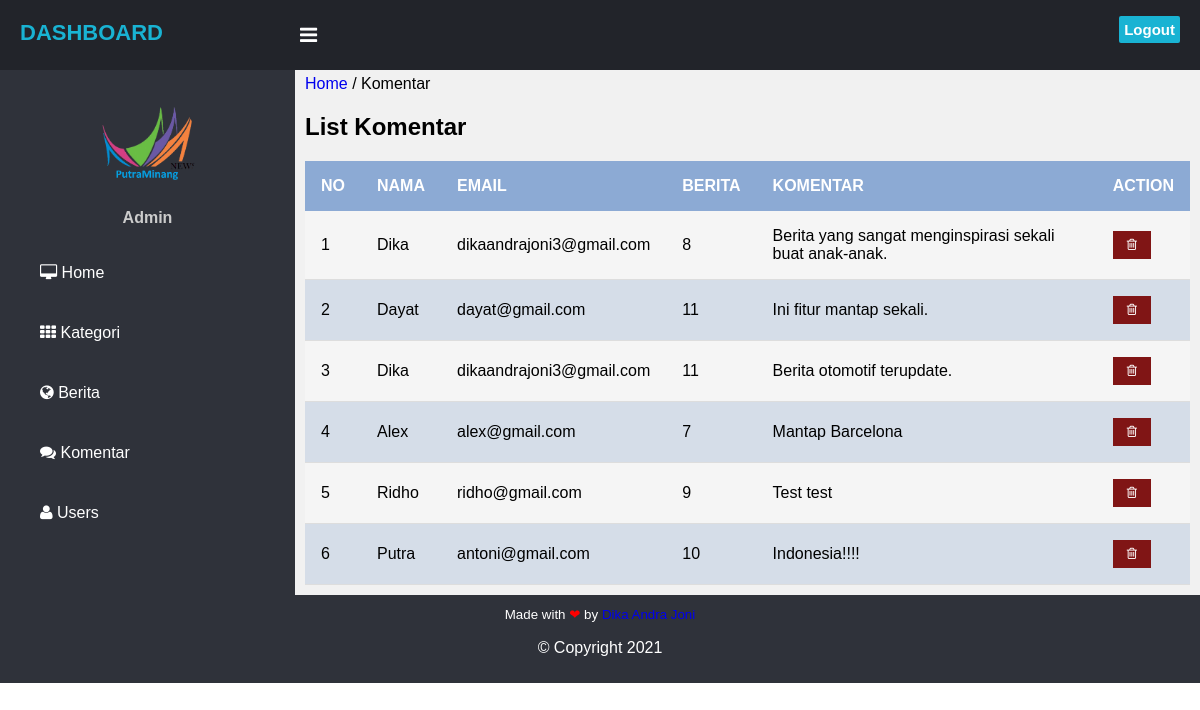
Screenshot of /admin/index.php?page=komentar (signed in) with the database file from the repository.
### tables this page shows
CREATE TABLE `komentar` (
  `id_komentar` int(11) NOT NULL,
  `id_berita` int(11) NOT NULL,
  `nama` varchar(100) NOT NULL,
  `email` varchar(100) NOT NULL,
  `isi_komentar` tinytext NOT NULL,
  `date_created` timestamp NOT NULL DEFAULT CURRENT_TIMESTAMP ON UPDATE CURRENT_TIMESTAMP
);

### admin/komentar.php (the view)
<div class="d-flex left-content-between flex-wrap flex-md-nowrap align-items-center pt-3 pb-2 mb-3 border-bottom">
        <a href="index.php" class="a">Home</a> / Komentar
      </div>
<h2>List Komentar</h2>
<table class="table-striping">
	<tr>
		<th>No</th>
		<th>Nama</th>
		<th>Email</th>
		<th>Berita</th>
		<th>Komentar</th>
		<th>Action</th>
	</tr>
	<?php
	include ("koneksi.php");
	$no=1;
	$tampil=mysqli_query($koneksi,"SELECT * FROM komentar order by date_created ASC");
	while ($data=mysqli_fetch_array($tampil)) {
	?>
	<tr>
		<td><?php echo $no; ?></td>
		<td><?php echo $data['nama']; ?></td>
		<td><?php echo $data['email']; ?></td>
		<td><?php echo $data['id_berita']; ?></td>
		<td><?php echo $data['isi_komentar']; ?></td>
		<td><a href="aksi_komentar.php?page=komentar&proses=hapus&id=<?php echo $data['id_komentar']; ?>"
				onclick="return confirm('Yakin akan menghapus komentar ini ?');" class="btn-hapus fa fa-trash-o"></a> </td>
	</tr>
	<?php
		$no++;
	}
	?>
</table>

### css/style.css (style rules this page uses)
:root { --page-header-bgColor: #242e42; --page-header-bgColor-hover: #1d2636; --page-header-txtColor: #dde9f8; --page-header-headingColor: #7889a4; --page-header-width: 220px; --page-content-bgColor: #ffffff; --page-content-txtColor: #171616; --page-content-blockColor: #fff; --white: #fff; --black: #333; --blue: #00b9eb; --red: #ec1848; --border-radius: 4px; --box-shadow: 0 0 10px -2px rgba(0, 0, 0, 0.075); }
body { margin: 0; padding: 0; font-family: Arial, Helvetica, sans-serif; }
.a { text-decoration:none; }
.btn-hapus { border: 1px solid #801515; background-color: #801515; color: #FFFFFF; font-size: 13px; padding: 0.5em 1em 0.5em 1em; text-decoration:none; }
.table-striping { width: 100%; border-collapse: collapse; }
.table-striping th { background: #8CAAD4; color: #FFFFFF; padding: 1em; text-align: left; text-transform: uppercase; }
.table-striping td { border-bottom: 1px solid #ddd; padding: 1em; }
.table-striping tr:nth-child(even) { background: #F5F5F5; }
.table-striping tr:nth-child(odd) { background: #D5DDE8; }

### rows the page displays
komentar: nama "Dika", email "dikaandrajoni3@gmail.com", id_berita "8", isi_komentar "Berita yang sangat menginspirasi sekali buat anak-anak."
komentar: nama "Dayat", email "dayat@gmail.com", id_berita "11", isi_komentar "Ini fitur mantap sekali."
komentar: nama "Dika", email "dikaandrajoni3@gmail.com", id_berita "11", isi_komentar "Berita otomotif terupdate."
komentar: nama "Alex", email "alex@gmail.com", id_berita "7", isi_komentar "Mantap Barcelona"
komentar: nama "Ridho", email "ridho@gmail.com", id_berita "9", isi_komentar "Test test"
komentar: nama "Putra", email "antoni@gmail.com", id_berita "10", isi_komentar "Indonesia!!!!"
